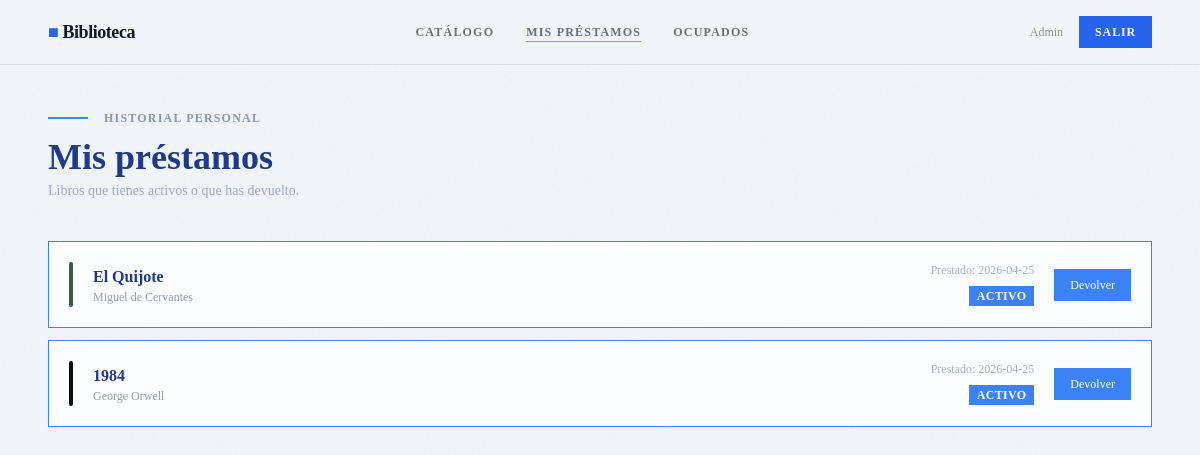
The page /my_loans (signed in) on the database its author committed.
### tables this page shows
CREATE TABLE loans (
            id          INTEGER PRIMARY KEY AUTOINCREMENT,
            user_id     INTEGER NOT NULL REFERENCES users(id),
            book_id     INTEGER NOT NULL REFERENCES books(id),
            loan_date   TEXT    DEFAULT (datetime('now')),
            return_date TEXT,
            returned    INTEGER DEFAULT 0
        );

CREATE TABLE books (
            id          INTEGER PRIMARY KEY AUTOINCREMENT,
            title       TEXT    NOT NULL,
            author      TEXT    NOT NULL,
            genre       TEXT,
            year        INTEGER,
            cover_color TEXT    DEFAULT '#3D5A47',
            available   INTEGER DEFAULT 1,
            UNIQUE(title, author)   -- Evita duplicados reales
        );

### app.py (the view)
    @app.route('/my_loans')
    @login_required
    def my_loans():
        conn  = app.get_db_connection()
        loans = conn.execute(
            """SELECT loans.id, books.title, books.author, books.cover_color,
                      loans.loan_date, loans.return_date, loans.returned
               FROM loans JOIN books ON loans.book_id=books.id
               WHERE loans.user_id=?
               ORDER BY loans.returned ASC, loans.loan_date DESC""",
            (session['user_id'],)
        ).fetchall()
        conn.close()
        return render_template('my_loans.html', loans=loans)

### templates/my_loans.html (shortened to what this page needs)
{% extends "base.html" %}
{% block content %}
<div class="mb-2" style="font-family: 'Times New Roman', serif;">
  <span style="width:40px;height:2px;background:#3B82F6;display:inline-block;vertical-align:middle;margin-right:12px;"></span>
  <span class="text-xs font-semibold tracking-widest uppercase opacity-50" style="color:#1E3A8A;">Historial personal</span>
</div>
<h1 class="text-4xl font-extrabold mb-1" style="font-family: 'Times New Roman', serif; color:#1E3A8A;">Mis préstamos</h1>
<p class="text-sm opacity-40 mb-10" style="font-family: 'Times New Roman', serif; color:#1E3A8A;">Libros que tienes activos o que has devuelto.</p>
{% if loans %}
<div class="space-y-3">
  {% for loan in loans %}
  <div class="stat-card p-5 flex items-center gap-5 animate-fade-up" style="animation-delay:{{ loop.index0 * 0.06 }}s;opacity:0; font-family:'Times New Roman', serif; border:1px solid #3B82F6;">
    <div class="w-1 self-stretch flex-shrink-0 rounded-full" style="background:{{ loan['cover_color'] }}"></div>
    <div class="flex-1 min-w-0">
      <h3 class="font-bold truncate" style="color:#1E3A8A;">{{ loan['title'] }}</h3>
      <p class="text-xs opacity-50" style="color:#1E3A8A;">{{ loan['author'] }}</p>
    </div>
    <div class="text-right flex-shrink-0">
      <p class="text-xs opacity-40 mb-1" style="color:#1E3A8A;">Prestado: {{ loan['loan_date'][:10] }}</p>
      {% if loan['returned'] %}
        <p class="text-xs opacity-40" style="color:#1E3A8A;">Devuelto: {{ loan['return_date'][:10] }}</p>
        <span class="inline-block mt-1 badge-available text-xs font-semibold px-2 py-0.5 uppercase tracking-wide" style="background:#60A5FA; color:white;">Devuelto</span>
      {% else %}
        <span class="inline-block mt-1 badge-borrowed text-xs font-semibold px-2 py-0.5 uppercase tracking-wide" style="background:#3B82F6; color:white;">Activo</span>
      {% endif %}
    </div>
    {% if not loan['returned'] %}
    <form action="{{ url_for('return_book', loan_id=loan['id']) }}" method="POST" class="flex-shrink-0">
      <button type="submit" class="btn-clay text-xs py-2 px-4" style="background:#3B82F6; color:white; font-family:'Times New Roman', serif;"><span>Devolver</span></button>
    </form>
    {% endif %}
  </div>
  {% endfor %}
</div>
{% endif %}
{% endblock %}

### templates/base.html (style rules this page uses)
body { font-family:'Times New Roman', serif; }
h1,h2,h3,h4,label,nav { font-family:'Times New Roman', serif; }
.noise::before { content:''; position:fixed; inset:0; pointer-events:none; z-index:0; }
.stat-card { border:1px solid #1e3a8a20; background:#ffffffcc; backdrop-filter:blur(4px); }
.badge-borrowed { background:#1e3a8a20; color:#1e3a8a; }

### rows shown on the page
loans: title "El Quijote", author "Miguel de Cervantes", loan_date "2026-04-25", returned "ACTIVO"
loans: title "1984", author "George Orwell", loan_date "2026-04-25", returned "ACTIVO"

### other values the page prints
{{ session.user_name }} "Admin"
